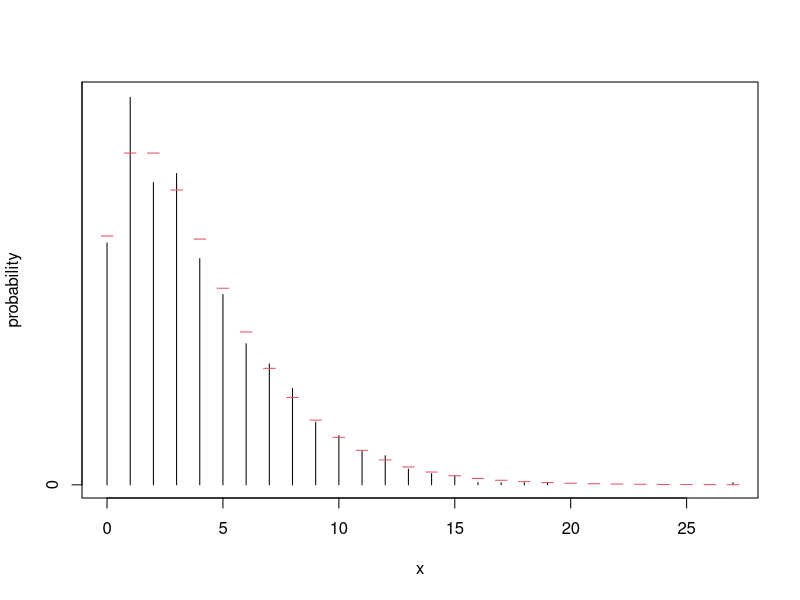
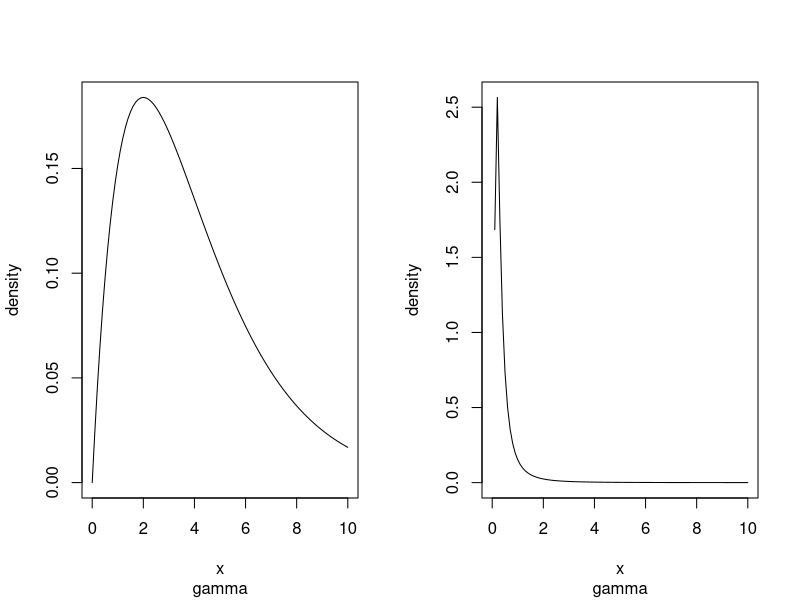
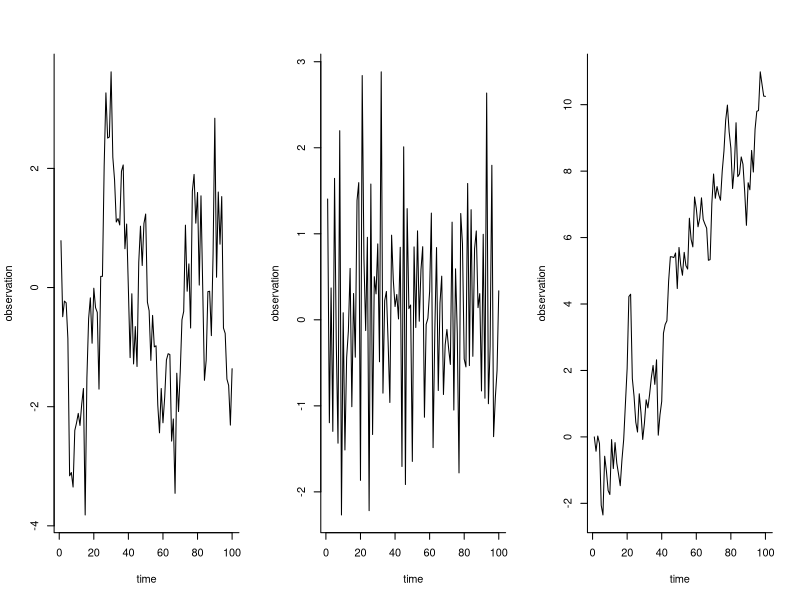
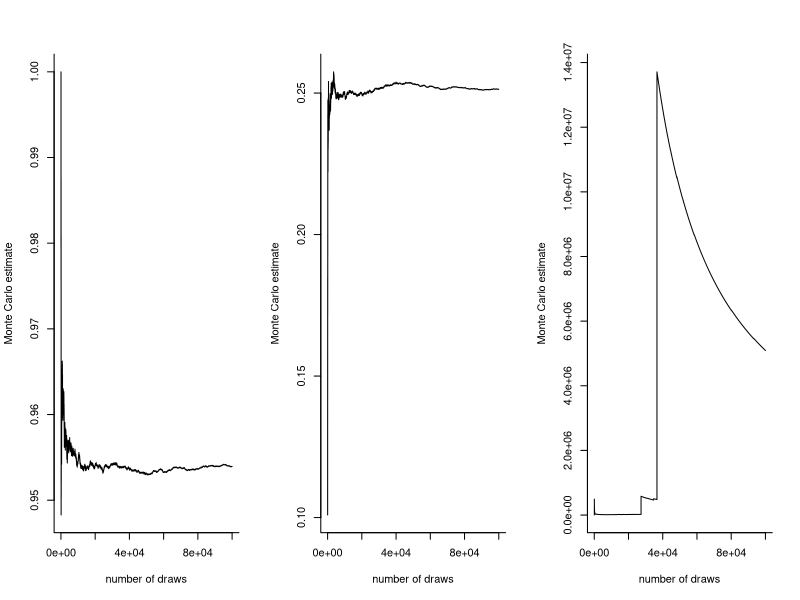

Recreate these plots in R, in order.
## MATH 80601A - Bayesian modelling
## Code for lecture 1

## Hierarchical model

##,"Bar plot of 1K sample draws (density scale) with true probability
##from the negative binomial marginal model."
# Sample the means of the Poisson
n <- 1000L
k <- 0.5 # dispersion
mu <- 4 # mean
#  The gamma distribution has a mean of 4 and variance of 8
Lambda <- rgamma(n = n, shape = k * mu, rate = k)
# Functions r* for random number generation are vectorized wrt arguments
Y <- rpois(n = n, lambda = Lambda)
# Calculate the empirical mean and variance of the counts
# This is a form of Monte Carlo integration
rbind(
  empirical = c("mean" = mean(Y), "variance" = var(Y)),
  theoretical = c("mean" = mu, "variance" = mu + mu / k)
)
# Create a bar plot manually and compare with marginal CDF of neg. binom
plot(
  x = sort(unique(Y)),
  y = table(Y) / length(Y),
  type = "h",
  xlab = "x",
  ylab = "probability"
)
segments(
  x0 = 0:max(Y) - 0.25,
  x1 = 0:max(Y) + 0.25,
  y0 = dnbinom(0:max(Y), prob = 1 - 1 / (k + 1), size = k * mu),
  col = 2
)

## Change of variable formula and Jacobian

## Example 1.5 from the course notes (gamma to inverse gamma)

rate <- 0.5
shape <- 2
# Jacobian of transformation 1/x is 1/x^2
dinvgamma <- function(x, rate, shape) {
  dgamma(1 / x, rate = rate, shape = shape) / x^2
}
integrate(f = dinvgamma, lower = 0, upper = Inf, rate = rate, shape = shape)

par(mfrow = c(1, 2))
curve(
  expr = dgamma(x, rate = rate, shape = shape),
  from = 0,
  to = 10,
  ylab = "density",
  sub = "gamma"
)
curve(
  expr = dinvgamma(x, rate = rate, shape = shape),
  from = 0,
  to = 10,
  ylab = "density",
  sub = "gamma"
)

## First-order autoregressive process

## Time series of first-order autoregressive process draws with
## standard Gaussian innovations and different autocorrelation parameters
simulate_ar1 <- function(n, phi, mu = 0, sigma = 1) {
  y <- numeric(n) # container of size n
  # simulate from marginal if process is stationary
  y[1] <- ifelse(abs(phi) < 1, rnorm(n = 1, sd = sigma / sqrt(1 - phi^2)), 0)
  for (i in 2:n) {
    y[i] <- mu + phi * (y[i - 1] - mu) + rnorm(n = 1, sd = sigma)
  }
  return(y)
}
set.seed(2026)
par(mfrow = c(1, 3), bty = "l")
# Strong positive correlation
plot(
  simulate_ar1(n = 100, phi = 0.75),
  type = "l",
  ylab = "observation",
  xlab = "time"
)
# Negative correlation (oscillates around the mean)
plot(
  simulate_ar1(n = 100, phi = -0.5),
  type = "l",
  ylab = "observation",
  xlab = "time"
)
# Non-stationary (increasing variance)
plot(
  simulate_ar1(n = 100, phi = 1),
  type = "l",
  ylab = "observation",
  xlab = "time"
)

## Monte Carlo estimation
# "Monte Carlo estimates (running means) as a function of the sample size for
# Pr(Y>1), E(Y) and E(1/Y) for Y ~ gamma(0.5, 2)
set.seed(80601)
B <- 1e5L # number of simulation
Bseq <- seq_len(B)
# Parameters for shape and rate
alpha <- 0.5
beta <- 2
pv <- pgamma(1, shape = alpha, rate = beta)
samp <- rgamma(n = B, shape = alpha, rate = beta)
# Running means of the parameters
int1 <- cumsum(samp < 1) / Bseq
int2 <- cumsum(samp) / Bseq
int3 <- cumsum(1 / samp) / Bseq
par(mfrow = c(1, 3), bty = "l")
plot(
  x = Bseq[-(1:20)],
  y = int1[-(1:20)],
  xlab = "number of draws",
  ylab = "Monte Carlo estimate",
  type = "l"
)
plot(
  x = Bseq[-(1:20)],
  y = int2[-(1:20)],
  xlab = "number of draws",
  ylab = "Monte Carlo estimate",
  type = "l"
)
plot(
  x = Bseq[-(1:20)],
  y = int3[-(1:20)],
  xlab = "number of draws",
  ylab = "Monte Carlo estimate",
  type = "l"
)
# Compute std. error of estimator of total size (assuming it exists)
se1 <- sqrt(var(samp < 1) / B)
# 95% Wald-based confidence interval
confint <- mean(samp < 1) + se1 * qnorm(c(0.025, 0.975))
# Compare with truth
pv
